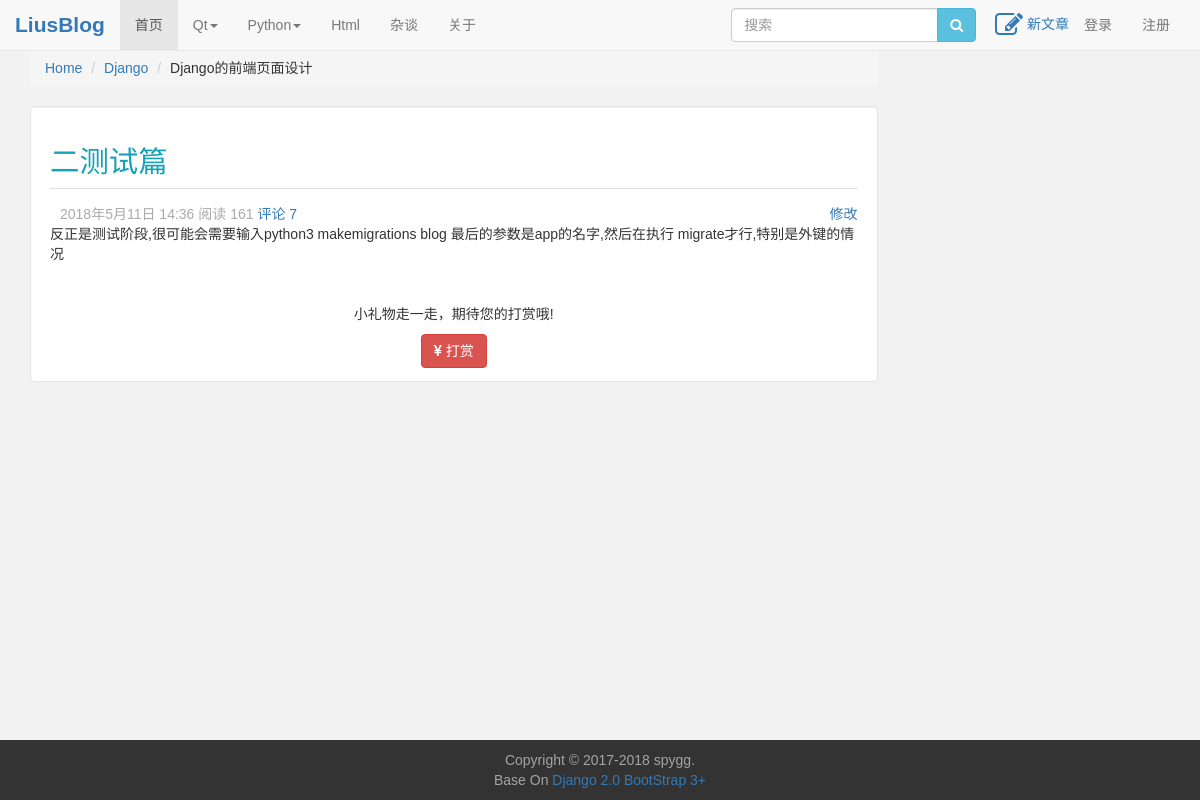
The app's page /article/2 with its own data.
### blog/models.py (models this page shows, shortened)
class Blog(models.Model):
    title = models.CharField(max_length = 100)
    blog_type = models.ForeignKey(BlogType, on_delete = models.DO_NOTHING)
    author = models.ForeignKey(User, on_delete = models.DO_NOTHING)
    content = models.TextField()
    created_time = models.DateTimeField(auto_now_add = True)
    last_modify_time = models.DateTimeField(auto_now = True)
    class Meta:
        ordering = ['-created_time']

### blog/views.py (the view)
# urls.py: path('article/<int:id>', views.article_detail, name='article_detail'),
def article_detail(request, id):
    print('get %d' % id)
    content = {}
    content['article'] = get_object_or_404(Blog, pk=id)
    print(content['article'].title)
    return render(request, 'article_detail.html', content)

### blog/templates/article_detail.html (shortened to what this page needs)
{% extends 'base.html' %}
{% block css %}
    <link rel="stylesheet" type="text/css" href="/static/css/article_detail.css">
{% endblock %}
{% block left_area%}
          <div class="nav-path">
            <ol class="breadcrumb">
                <li class="breadcrumb-item"><a href="#">Home</a></li>
                <li class="breadcrumb-item"><a href="#">Django</a></li>
                <li class="breadcrumb-item" class="active">Django的前端页面设计</li>
            </ol>
          </div>
          <div class="well article-area  article-area-article clearfix">
            <div class="article-info">
              <div class="article-title">
                  <h1>
                    {{ article.title }}
                  </h1>
              </div>
            </div>
            <div class="article-status">
              <span>2018年5月11日 14:36 </span>
              <span>阅读 161 </span>
              <span>
                  <a href="#" target="#" title="查看文章评论">评论 7</a>
              </span>
              <span class="pull-right">
                <a class = "modify_article" href="#" title="修改文章">
                  修改
                </a>
              </span>
            </div>
            <div class="artile-detail">
                {{ article.content|safe}}
            </div>
            <div class="sponsor">
              <div class="sponsor-title">
                <p>小礼物走一走，期待您的打赏哦!</p>
              </div>
              <div class="btn btn-danger sponsor-btn" data-target="#loginModal" data-toggle="modal">
                <i class="fa fa-jpy" aria-hidden="true"></i>
                <span>打赏</span>
              </div>
            </div>
          </div>
{% endblock %}

### static/css/base.css (style rules this page uses)
html, body { background: #f2f2f2; display: -webkit-flex; display: flex; min-height: 100vh; flex-direction: column; margin: 0; padding: 0; font-family: Arial,Helvetica,sans-serif,"Hiragino Sans GB","WenQuanYi Zen Hei",Microsoft Yahei,"微软雅黑"; }
li { display: list-item; }
.h1, h1 { font-size: 1.4em; }
.article-area { margin: 18px 0px 10px 0px; padding-bottom: 3px; background-color: #fff; }
.article-info { border-bottom: 1px solid #ddd; margin-bottom: 15px; }
.article-title { font-size: 1.5em; color: #17a2b8; }
div.article-status { margin: 10px 0px 0px 10px; color: #aaa; }
.article-status span { margin-right: 0em; }

### static/css/article_detail.css (style rules this page uses)
.sponsor { margin-left: auto; margin-right: auto; margin-top: 40px; margin-bottom: 10px; text-align: center; }

### records on screen
Blog: title "二测试篇", content "反正是测试阶段,很可能会需要输入python3 makemigrations blog 最后的参数是app的名字,然后在执行 migrate才行,特别是外键的情况"
